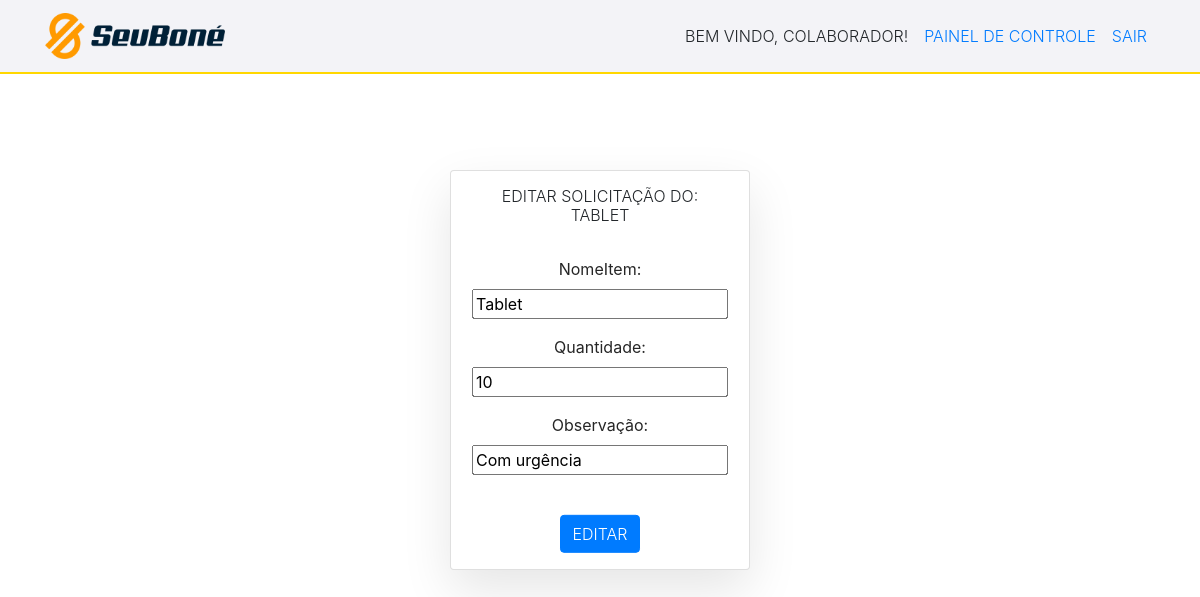
The page /edit/66 (signed in) on the database its author committed.
### tasks/models.py (models this page shows, shortened)
class Task(models.Model):
    STATUS = (
        ('Comprado', 'Comprado'),
        ('Aguardando Orçamento', 'Aguardando Orçamento'),
        ('Recebido', 'Recebido'),
    )
    nomeItem = models.CharField(max_length=255)
    quantidade = models.IntegerField(blank=True, null=True)
    observação = models.CharField(max_length=255, null=True)
    orçamento01 = models.FileField(upload_to='', null=True) #onde o upload irá ficar tem que ser definido no Media_Root (settigns.py do projeto todo) (quando o site tiver no servidor deve se especificar uma outra pasta)
    orçamento02 = models.FileField(upload_to='', null=True)
    orçamento03 = models.FileField(upload_to='', null=True)
    status = models.CharField(
        max_length=21, #aqui precisa ficar o nmr máximo de caracteres que o status terá (ou seja colocamos o nmr máximo da maior palavra)
        choices=STATUS,
    )
    user = models.ForeignKey(get_user_model(), on_delete=models.CASCADE) #aqui será armazenado o id do usuário então iremos filtrar as solicitações de cada usuário para que cada usuário veja somente as suas.
    created_at = models.DateTimeField(auto_now_add=True)
    updated_at =models.DateTimeField(auto_now=True)

### tasks/views.py (the view)
# urls.py: path('edit/<int:id>', views.editTask, name="edit-task"),
@login_required
def editTask(request, id):
    task = get_object_or_404(Task, pk=id)
    form = TaskForm(instance=task)
    if(request.method == 'POST'):
        form = TaskForm(request.POST, instance=task)
        if(form.is_valid()):
            task.save()
            messages.info(request, 'Item editado com sucesso!')
            return redirect('/')
        else:
            return render(request, 'tasks/edittask.html', {'form': form, 'task': task})
    else:
        return render(request, 'tasks/edittask.html', {'form': form, 'task': task})

### tasks/forms.py
class TaskForm(forms.ModelForm):
    class Meta:
        model = Task
        fields = ('nomeItem', 'quantidade', 'observação')  #campos que queremos que apareça no front end

### tasks/templates/tasks/edittask.html (shortened to what this page needs)
{% extends 'base2.html' %}
{% block content %}
             <br>
             <br>
             <br>
             <br>
             <div class="card ajuste">
               <div class="box">
                   <h6 class="text-uppercase font-weight-light text-monospace">Editar solicitação do: {{task.nomeItem}}</h6>
                   <br>
                   <form method="POST" enctype="multipart/form-data">
                      {{ form.as_p }}
                      <br>
                      <input type="submit" class="btn btn-primary botao text-uppercase font-weight-light text-monospace" value="Editar">
                   </form>
               </div>
           </div>
{% endblock %}

### tasks/templates/tasks/edittask.html (style rules this page uses)
div.ajuste { margin-top: 15%; text-align: center; }
body { margin:0; padding:0; font-family:sans-serif; background:#fbfbfb; }
.card { position:absolute; top:50%; left:50%; transform:translate(-50%,-50%); width:300px; min-height:400px; background:#fff; box-shadow:0 20px 50px rgba(0,0,0,.1); border-radius:10px; transition:0.5s; }
.card .box { position:absolute; top:50%; left:0; transform:translateY(-50%); text-align:center; padding:20px; box-sizing:border-box; width:100%; }
.card .box p { color:#262626; }

### rows shown on the page
Task: nomeItem "TABLET", nomeItem "Tablet", quantidade "10", observação "Com urgência"
